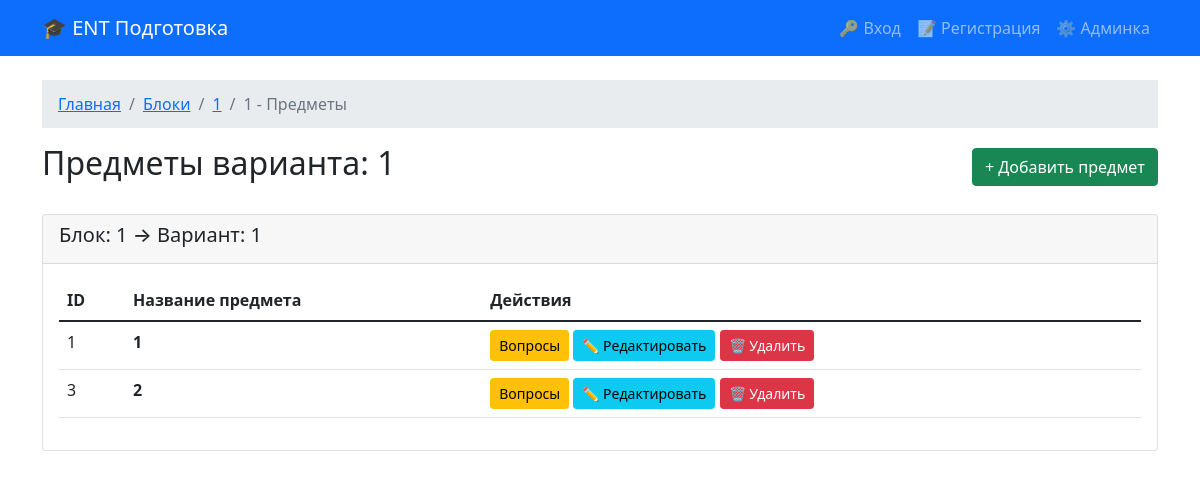
The app's page /admin/subjects/1 with its own data.
### tables this page shows
CREATE TABLE blocks (
    id INTEGER PRIMARY KEY AUTOINCREMENT,
    name TEXT NOT NULL UNIQUE,
    has_calculator BOOLEAN DEFAULT 0,
    has_periodic_table BOOLEAN DEFAULT 0
);

CREATE TABLE variants (
    id INTEGER PRIMARY KEY AUTOINCREMENT,
    block_id INTEGER NOT NULL,
    name TEXT NOT NULL,
    FOREIGN KEY (block_id) REFERENCES blocks(id) ON DELETE CASCADE
);

CREATE TABLE subjects (
    id INTEGER PRIMARY KEY AUTOINCREMENT,
    variant_id INTEGER NOT NULL,
    name TEXT NOT NULL,
    FOREIGN KEY (variant_id) REFERENCES variants(id) ON DELETE CASCADE
);

### main.py (the view)
@app.route("/admin/subjects/<int:variant_id>")
def admin_subjects(variant_id):
    conn = get_db()
    variant = conn.execute("SELECT v.*, b.name as block_name FROM variants v JOIN blocks b ON v.block_id = b.id WHERE v.id=?", (variant_id,)).fetchone()
    subjects = conn.execute("SELECT * FROM subjects WHERE variant_id=? ORDER BY name", (variant_id,)).fetchall()
    conn.close()
    if not variant:
        flash("Вариант не найден.", "error")
        return redirect(url_for("admin_blocks"))
    return render_template("admin_subjects.html", variant=variant, subjects=subjects)

### main.py (called while the page is built)
def get_db():
    conn = sqlite3.connect(DB_NAME)
    conn.row_factory = sqlite3.Row
    conn.execute("PRAGMA foreign_keys = ON")
    return conn

### templates/admin_subjects.html (shortened to what this page needs)
{% extends "base.html" %}
{% block title %}Предметы варианта: {{ variant.name }}{% endblock %}
{% block breadcrumb_items %}
    <li class="breadcrumb-item"><a href="{{ url_for('admin_blocks') }}">Блоки</a></li>
    <li class="breadcrumb-item"><a href="{{ url_for('admin_variants', block_id=variant.block_id) }}">{{ variant.block_name }}</a></li>
    <li class="breadcrumb-item active">{{ variant.name }} - Предметы</li>
{% endblock %}
{% block header_actions %}
    <button class="btn btn-success" data-bs-toggle="modal" data-bs-target="#addSubjectModal">
        + Добавить предмет
    </button>
{% endblock %}
{% block content %}
<div class="card">
    <div class="card-header">
        <h5>Блок: {{ variant.block_name }} → Вариант: {{ variant.name }}</h5>
    </div>
    <div class="card-body">
        {% if subjects %}
            <div class="table-responsive">
                <table class="table table-hover">
                    <thead>
                        <tr>
                            <th>ID</th>
                            <th>Название предмета</th>
                            <th>Действия</th>
                        </tr>
                    </thead>
                    <tbody>
                        {% for subject in subjects %}
                        <tr>
                            <td>{{ subject.id }}</td>
                            <td>
                                <strong>{{ subject.name }}</strong>
                            </td>
                            <td>
                                <a href="{{ url_for('admin_questions', subject_id=subject.id) }}" class="btn btn-sm btn-warning">
                                    Вопросы
                                </a>
                                <a href="{{ url_for('edit_subject', subject_id=subject.id) }}" class="btn btn-sm btn-info">
                                    ✏️ Редактировать
                                </a>
                                <form action="{{ url_for('delete_subject', subject_id=subject.id) }}" method="POST" class="d-inline">
                                    <button type="submit" class="btn btn-sm btn-danger"
                                            onclick="return confirm('Удалить предмет «{{ subject.name }}»?')">
                                        🗑️ Удалить
                                    </button>
                                </form>
                            </td>
                        </tr>
                        {% endfor %}
                    </tbody>
                </table>
            </div>
        {% else %}
            <div class="text-center py-5">
                <h4>В этом варианте пока нет предметов</h4>
                <p class="text-muted">Добавьте первый предмет</p>
            </div>
        {% endif %}
    </div>
</div>
{% endblock %}

### records on screen
blocks: block_name "1"
variants: name "1"
subjects: id "1", name "1"
subjects: id "3", name "2"
